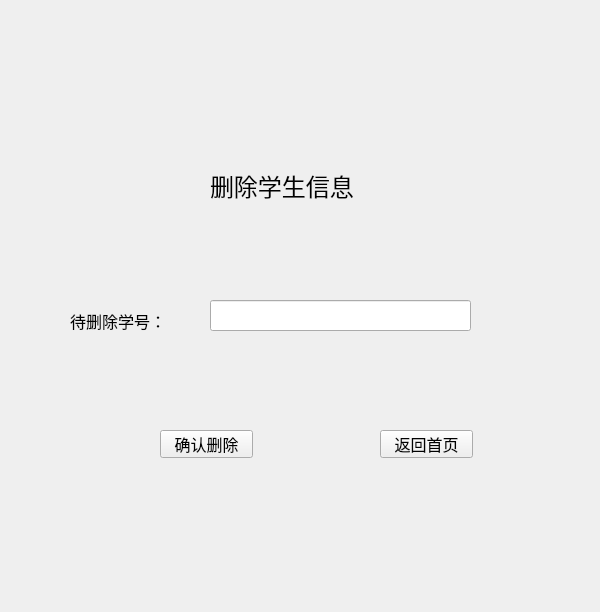
<?xml version="1.0" encoding="UTF-8"?>
<ui version="4.0">
 <class>Form_del</class>
 <widget class="QWidget" name="Form_del">
  <property name="geometry">
   <rect>
    <x>0</x>
    <y>0</y>
    <width>600</width>
    <height>612</height>
   </rect>
  </property>
  <property name="windowTitle">
   <string>Form</string>
  </property>
  <widget class="QLabel" name="label">
   <property name="geometry">
    <rect>
     <x>210</x>
     <y>150</y>
     <width>201</width>
     <height>71</height>
    </rect>
   </property>
   <property name="font">
    <font>
     <family>Arial</family>
     <pointsize>18</pointsize>
    </font>
   </property>
   <property name="text">
    <string>删除学生信息</string>
   </property>
  </widget>
  <widget class="QLabel" name="label_2">
   <property name="geometry">
    <rect>
     <x>70</x>
     <y>310</y>
     <width>131</width>
     <height>21</height>
    </rect>
   </property>
   <property name="font">
    <font>
     <family>Arial</family>
     <pointsize>12</pointsize>
    </font>
   </property>
   <property name="text">
    <string>待删除学号：</string>
   </property>
  </widget>
  <widget class="QLineEdit" name="lineEdit">
   <property name="geometry">
    <rect>
     <x>210</x>
     <y>300</y>
     <width>261</width>
     <height>31</height>
    </rect>
   </property>
  </widget>
  <widget class="QPushButton" name="pushButton">
   <property name="geometry">
    <rect>
     <x>160</x>
     <y>430</y>
     <width>93</width>
     <height>28</height>
    </rect>
   </property>
   <property name="font">
    <font>
     <family>Arial</family>
     <pointsize>12</pointsize>
    </font>
   </property>
   <property name="text">
    <string>确认删除</string>
   </property>
  </widget>
  <widget class="QPushButton" name="pushButton_2">
   <property name="geometry">
    <rect>
     <x>380</x>
     <y>430</y>
     <width>93</width>
     <height>28</height>
    </rect>
   </property>
   <property name="font">
    <font>
     <family>Arial</family>
     <pointsize>12</pointsize>
    </font>
   </property>
   <property name="text">
    <string>返回首页</string>
   </property>
  </widget>
 </widget>
 <resources/>
 <connections/>
</ui>
